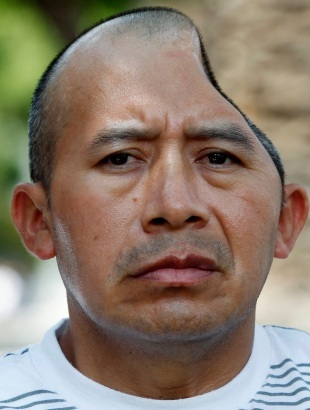
#> input picture app/routes/uploads/TYoOvsDBDT.png, 310 x 410 px; its folder holds 3 pictures in this run
$ python img-resize-upload.py   (older library calls are emulated)
#> lines starting #> are read from the running program, lines starting #| are printed output that depends on the picture
from PIL import Image

import os, sys

path = "./routes/uploads/"
dirs = os.listdir( path )

def resize():
    for item in dirs:
        if os.path.isfile(path+item):
            im = Image.open(path+item)
#> im is the input picture: PIL image 310x410 RGB; mean R, G, B 139, 123.1, 108.2
            if(im.size == (400,400)):
                print("right size")
            else:
                f, e = os.path.splitext(path+item)
                imResize = im.resize((400,400), Image.ANTIALIAS)
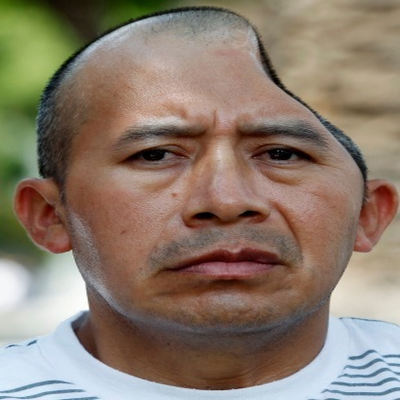
#> imResize: PIL image 400x400 RGB; mean R, G, B 139, 123.1, 108.2
                imResize.save(f + '.png', 'PNG', quality=90)
                width, height = im.size
#> width = 310; height = 410
                print(im.size);
#| (310, 410)
#> pass 2 of the loop in resize, `for item in dirs:`:
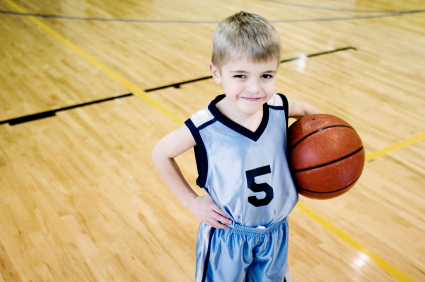
#> input picture app/routes/uploads/pwYTa31Wun.png, 425 x 282 px
#> in resize, im is the input picture: PIL image 425x282 RGB; mean R, G, B 199.9, 176.3, 132.4
#> in resize, `imResize = im.resize((400,400), Image.ANTIALIAS)`:
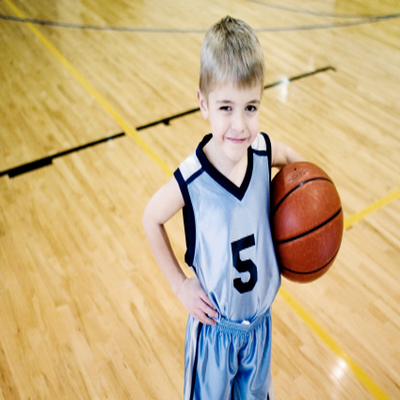
#> imResize: PIL image 400x400 RGB; mean R, G, B 200, 176.3, 132.4
#| (425, 282)

resize()
